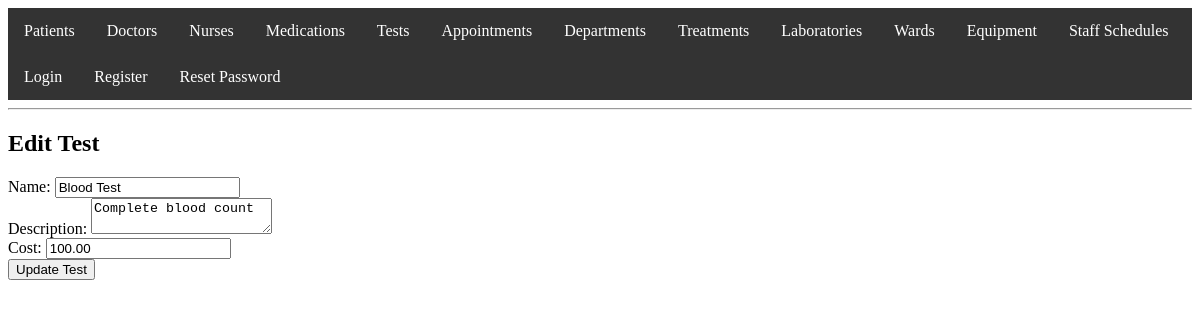
Page /test/edit_test_form.php?id=1 on the committed database.
### tables this page shows
CREATE TABLE Tests (
                       test_id INT PRIMARY KEY AUTO_INCREMENT,
                       name VARCHAR(100),
                       description TEXT,
                       cost DECIMAL(10, 2)
);

### test/edit_test_form.php (the view, shortened to what this page needs)
<?php
include '../auth.php';
include '../header.php';
if (isset($_GET['id']) && is_numeric($_GET['id'])) {
    $test_id = $_GET['id'];
    $sql = "SELECT * FROM Tests WHERE test_id = ?";
    $stmt = $conn->prepare($sql);
    $stmt->bind_param("i", $test_id);
    $stmt->execute();
    $result = $stmt->get_result();
    $test = $result->fetch_assoc();
} else {
    header("Location: manage_tests.php?error=" . urlencode("Invalid test ID."));
    exit();
}
?>
<h2>Edit Test</h2>
<form action="update_test.php" method="post">
    <label>Name:</label>
    <input type="text" name="name" value="<?php echo htmlspecialchars($test['name']); ?>" required><br>
    <label>Description:</label>
    <textarea name="description"><?php echo htmlspecialchars($test['description']); ?></textarea><br>
    <label>Cost:</label>
    <input type="number" name="cost" step="0.01" value="<?php echo htmlspecialchars($test['cost']); ?>" required><br>
    <input type="submit" value="Update Test">
</form>
<?php
include '../footer.php';
?>

### rows in the picture
tests: name "Blood Test", description "Complete blood count", cost "100.00"
